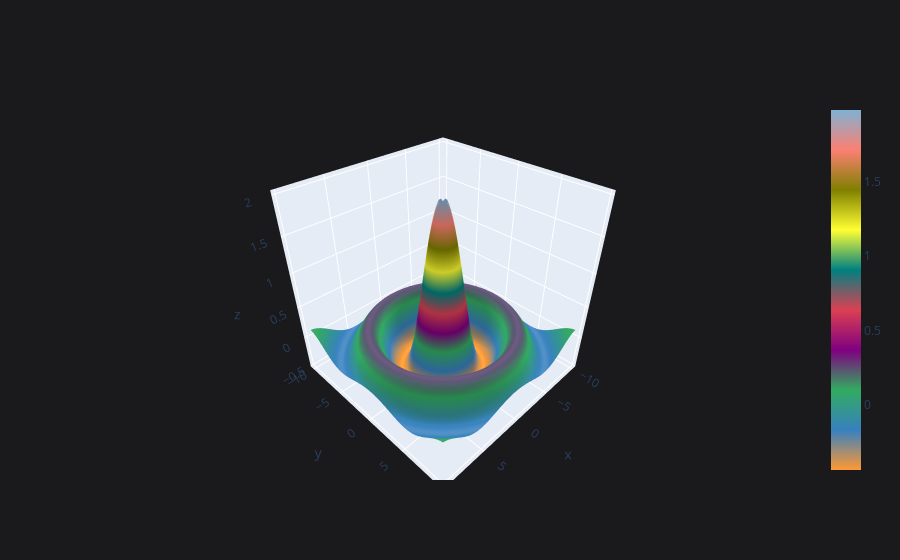

Notebook code for this chart:
### Code cell
df1.iplot(kind='surface')

### Figure 1 — Plotly figure (JSON) as saved in the notebook; plotly's stock layout.template omitted (floating-point values rounded to 4 significant figures; data arrays with more than 128 entries replaced by an {"elided": "..."} marker saying what was removed)
{"data": [{"colorscale": [[0, "rgb(255, 153, 51)"], [0.1111, "rgb(55, 128, 191)"], [0.2222, "rgb(50, 171, 96)"], [0.3333, "rgb(128, 0, 128)"], [0.4444, "rgb(219, 64, 82)"], [0.5556, "rgb(0, 128, 128)"], [0.6667, "rgb(255, 255, 51)"], [0.7778, "rgb(128, 128, 0)"], [0.8889, "rgb(251, 128, 114)"], [1, "rgb(128, 177, 211)"]], "type": "surface", "x": [-10, -9.75, -9.5, -9.25, -9, -8.75, -8.5, -8.25, -8, -7.75, -7.5, -7.25, -7, -6.75, -6.5, -6.25, -6, -5.75, -5.5, -5.25, -5, -4.75, -4.5, -4.25, -4, -3.75, -3.5, -3.25, -3, -2.75, -2.5, -2.25, -2, -1.75, -1.5, -1.25, -1, -0.75, -0.5, -0.25, 0, 0.25, 0.5, 0.75, 1, 1.25, 1.5, 1.75, 2, 2.25, 2.5, 2.75, 3, 3.25, 3.5, 3.75, 4, 4.25, 4.5, 4.75, 5, 5.25, 5.5, 5.75, 6, 6.25, 6.5, 6.75, 7, 7.25, 7.5, 7.75, 8, 8.25, 8.5, 8.75, 9, 9.25, 9.5, 9.75], "y": [-10, -9.75, -9.5, -9.25, -9, -8.75, -8.5, -8.25, -8, -7.75, -7.5, -7.25, -7, -6.75, -6.5, -6.25, -6, -5.75, -5.5, -5.25, -5, -4.75, -4.5, -4.25, -4, -3.75, -3.5, -3.25, -3, -2.75, -2.5, -2.25, -2, -1.75, -1.5, -1.25, -1, -0.75, -0.5, -0.25, 0, 0.25, 0.5, 0.75, 1, 1.25, 1.5, 1.75, 2, 2.25, 2.5, 2.75, 3, 3.25, 3.5, 3.75, 4, 4.25, 4.5, 4.75, 5, 5.25, 5.5, 5.75, 6, 6.25, 6.5, 6.75, 7, 7.25, 7.5, 7.75, 8, 8.25, 8.5, 8.75, 9, 9.25, 9.5, 9.75], "z": {"elided": "80x80 float values"}}], "layout": {"legend": {"bgcolor": "#1A1A1C", "font": {"color": "#D9D9D9"}}, "paper_bgcolor": "#1A1A1C", "plot_bgcolor": "#1A1A1C", "title": {"font": {"color": "#D9D9D9"}}, "xaxis": {"gridcolor": "#434343", "showgrid": true, "tickfont": {"color": "#C2C2C2"}, "title": {"font": {"color": "#D9D9D9"}, "text": ""}, "zerolinecolor": "#666570"}, "yaxis": {"gridcolor": "#434343", "showgrid": true, "tickfont": {"color": "#C2C2C2"}, "title": {"font": {"color": "#D9D9D9"}, "text": ""}, "zerolinecolor": "#666570"}}}
